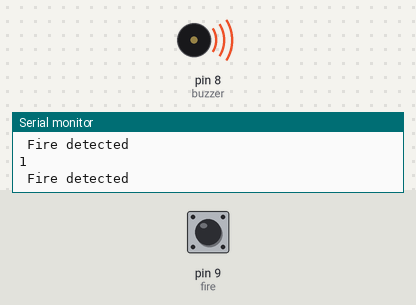
Simulated run of this sketch. Board: Arduino Uno, built with avr-gcc and run on an emulated ATmega328P. Shown: buzzer (waves = sounding, pin HIGH), the last lines printed to the serial monitor. The inputs (shaded band) are chosen by the test bench; at power-on: pin 9 (fire) HIGH.

Above: at 1.2 s.
1.3 s: pin 9 (fire) driven LOW
At 2.3 s:
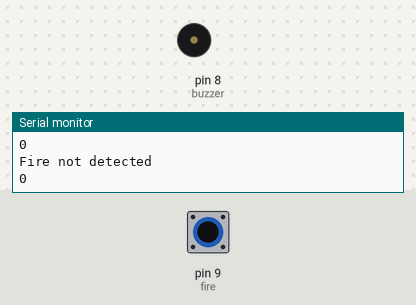
2.8 s: pin 9 (fire) driven HIGH
At 4.1 s:
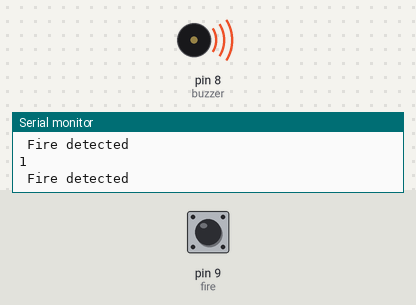
5.8 s: pin 9 (fire) pulsed LOW 2 times (0.12 s each, 0.3 s apart)
At 6.04 s:
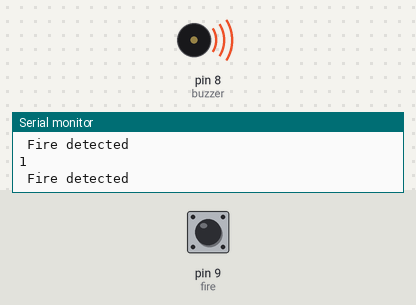
9.4 s: pin 9 (fire) pulsed LOW 5 times (0.12 s each, 0.3 s apart)
At 11.5 s:
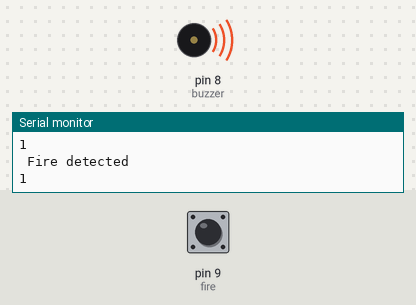
Timing chart, 0 to 13.0 s (numbered marks = the images above; inputs shaded):
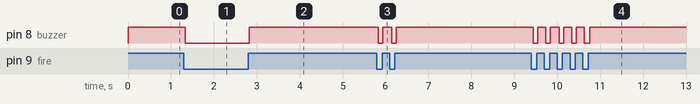

Measured:
- after the input at 1.3 s, pin 8 (buzzer): HIGH → LOW at once
- after the input at 2.8 s, pin 8 (buzzer): LOW → HIGH at once
- after the input at 5.8 s, pin 8 (buzzer): alternates HIGH for 0.20 s and LOW for 0.11 s, 4 changes in all, then stays HIGH, starting at once
- after the input at 9.4 s, pin 8 (buzzer): alternates HIGH for 0.18 s and LOW for 0.11 s, 10 changes in all, then stays HIGH, starting at once

The sketch:

flam_detact_sensor_.ino
```cpp
int fire=9;
int buzzer=8;

void setup() {
  Serial.begin(9600);
   pinMode(fire,INPUT);
   pinMode(buzzer,OUTPUT);


}

void loop()
{
  int x=digitalRead(fire);

  Serial.println(x);

  if (x==0)
  {
  Serial.println("Fire not detected");
  digitalWrite(buzzer,LOW);
  }
  else
 {

  Serial.println(" Fire detected");
  digitalWrite(buzzer,HIGH);

 }

}
```
